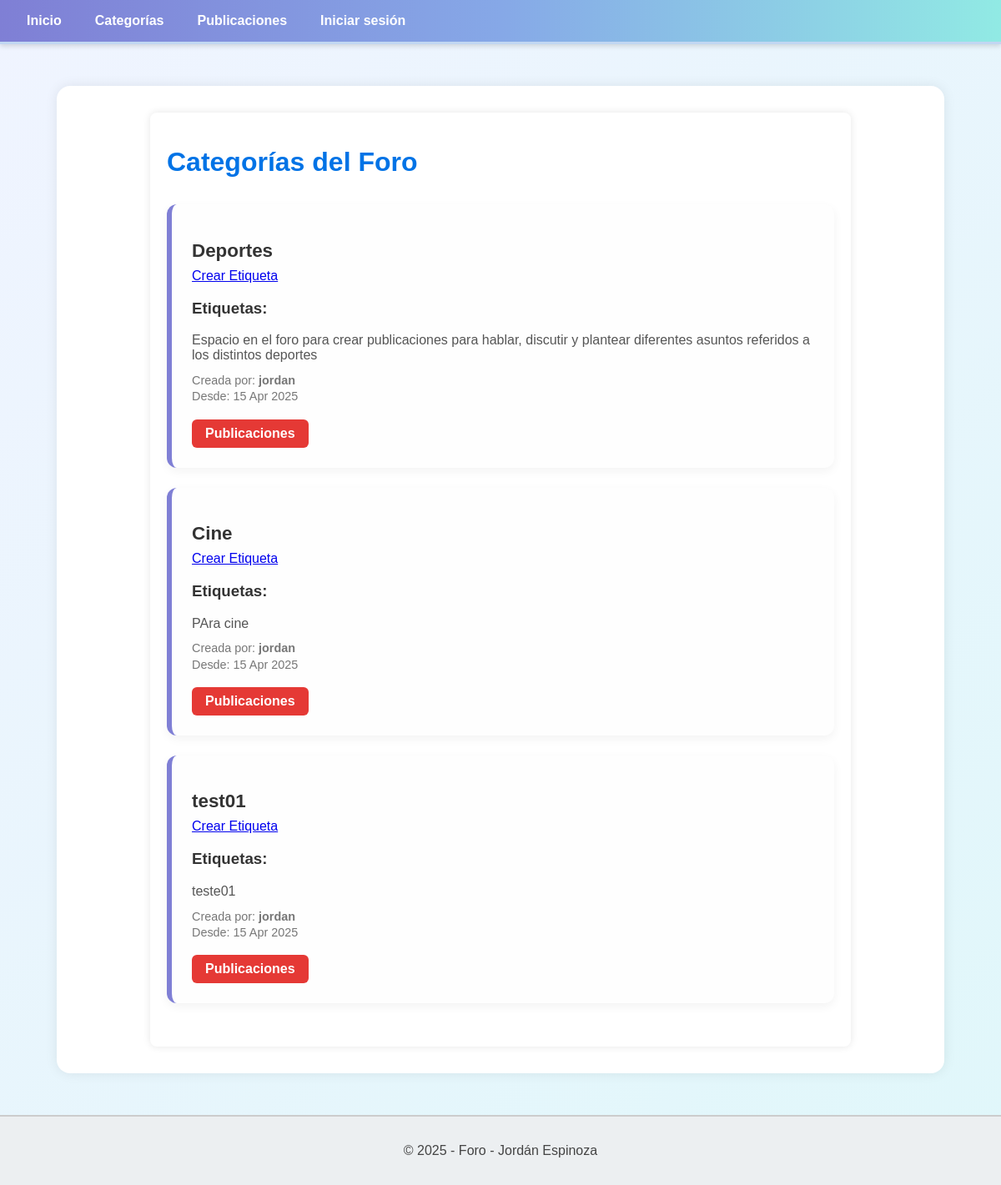
The page /foro/categorias/listar/ on the database as committed earlier.
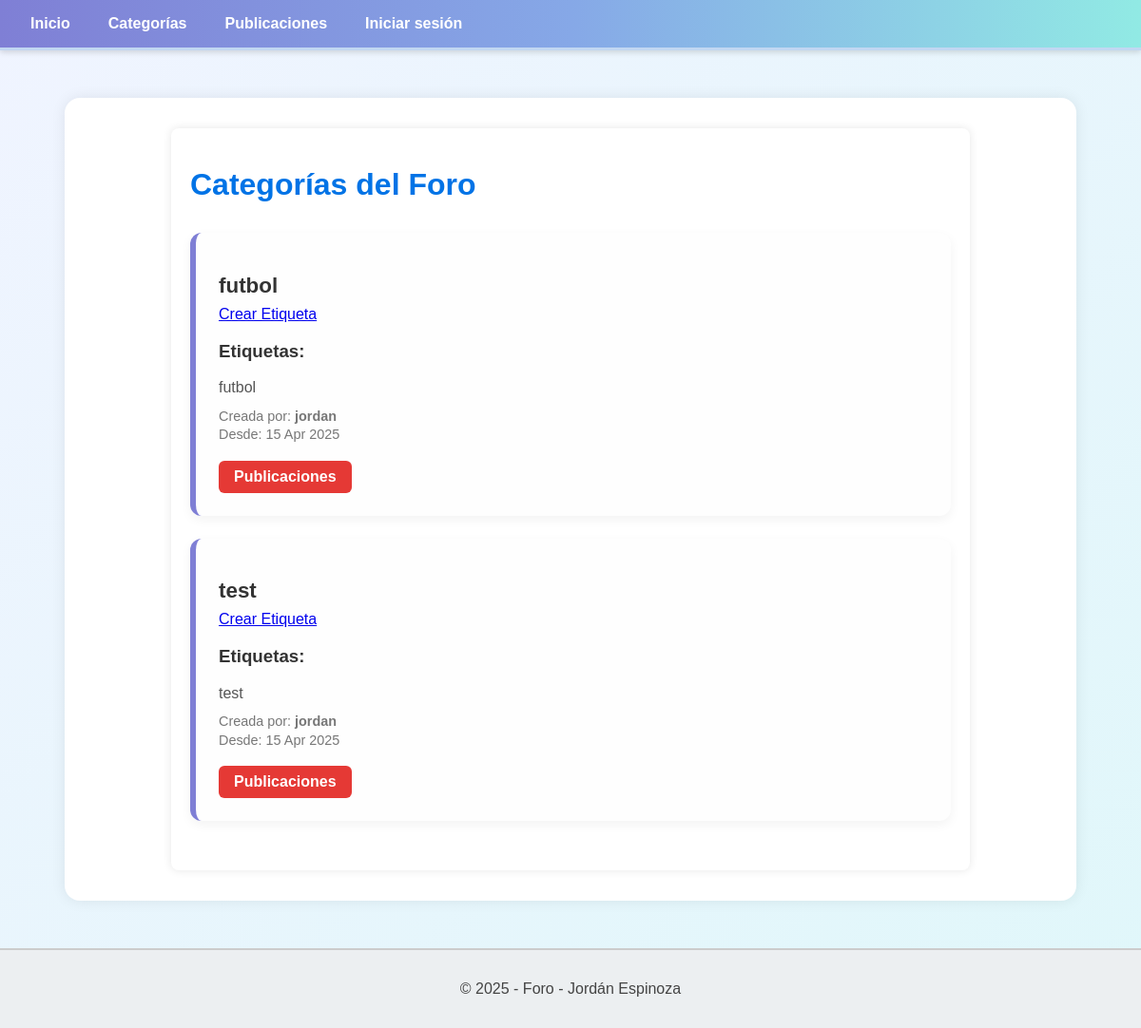
The same page on the database as committed later.
### foro_aplicacion/models.py (models this page shows, shortened)
class Categoria(models.Model):
    nombre = models.CharField(max_length=50)
    descripcion = models.TextField(blank=True)
    fecha_creacion = models.DateTimeField(auto_now_add=True)
    usuario = models.ForeignKey(Usuario, on_delete=models.CASCADE, related_name='categorias')

class Usuario(AbstractUser):
    correo = models.EmailField(max_length=100, unique=True)
    es_admin = models.BooleanField(default=False)
    es_baneado = models.BooleanField(default=False)
    es_moderador = models.BooleanField(default=False)
    es_autor = models.BooleanField(default=False)
    reputacion = models.IntegerField(default=0)
    class Meta:
        verbose_name = 'Usuario'
        verbose_name_plural = 'Usuarios'

### foro_aplicacion/views.py (the view)
# urls.py: path('categorias/listar/', CategoriaListView.as_view(), name='listar'),
class CategoriaListView(ListView):
    model = Categoria
    template_name = 'categorias/listar.html'
    def get_context_data(self, **kwargs):
        context = super().get_context_data(**kwargs)
        context['etiquetas'] = Etiqueta.objects.all()
        return context

### foro_aplicacion/templates/categorias/listar.html (shortened to what this page needs)
{% extends 'template_base.html' %}
{% block body %}
<div class="container">
    <h1 class="titulo">Categorías del Foro</h1>
    <div class="categoria-lista">
        {% for categoria in object_list %}
            <div class="categoria-card">
                <h2 class="nombre">{{ categoria.nombre }}</h2>
                <a href="{% url 'crear_etiqueta'  %}">Crear Etiqueta</a>
                <h3>Etiquetas:</h3>
                <p class="descripcion">{{ categoria.descripcion|default:"Sin descripción" }}</p>
                <p class="autor">Creada por: <strong>{{ categoria.usuario.username }}</strong></p>
                <p class="fecha">Desde: {{ categoria.fecha_creacion|date:"d M Y" }}</p>
                <div>
                <a href="{% url "listar_publicaciones" %}" class="btn btn-danger">Publicaciones</a>
                </div>
            </div>
        {% empty %}
            <p class="sin-categorias">No hay categorías disponibles.</p>
        {% endfor %}
    </div>
</div>
{% endblock %}

Rows that differ between the two databases and show on the page:
removed Categoria: nombre "Deportes", descripcion "Espacio en el foro para crear publicaciones para hablar, discutir y plantear diferentes asuntos referidos a los distintos deportes", usuario.username "jordan", fecha_creacion "15 Apr 2025"
removed Categoria: nombre "Cine", descripcion "PAra cine", usuario.username "jordan", fecha_creacion "15 Apr 2025"
removed Categoria: nombre "test01", descripcion "teste01", usuario.username "jordan", fecha_creacion "15 Apr 2025"
added Categoria: nombre "futbol", descripcion "futbol", usuario.username "jordan", fecha_creacion "15 Apr 2025"
added Categoria: nombre "test", descripcion "test", usuario.username "jordan", fecha_creacion "15 Apr 2025"
